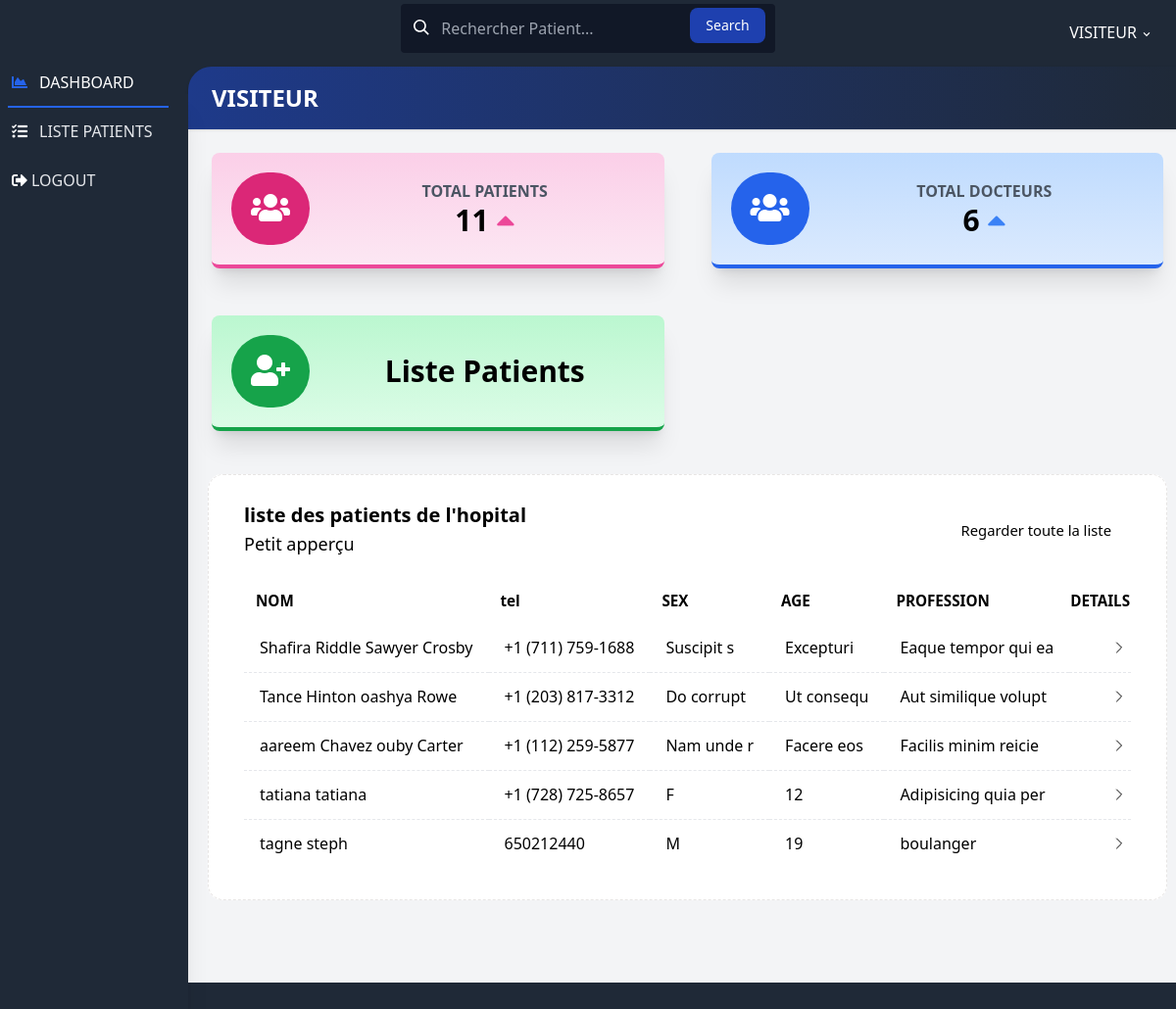
The page /visite/index.php (signed in) on the database its author committed.
### tables this page shows
CREATE TABLE `patient` (
  `p_id` int(11) NOT NULL,
  `nom` varchar(30) NOT NULL,
  `prenom` varchar(30) NOT NULL,
  `sex` varchar(10) NOT NULL,
  `quartier` varchar(30) NOT NULL,
  `profession` varchar(30) NOT NULL,
  `tel` varchar(20) NOT NULL,
  `SM` varchar(30) NOT NULL,
  `religion` varchar(30) NOT NULL,
  `DOB` varchar(20) NOT NULL,
  `POB` varchar(100) NOT NULL,
  `age` varchar(10) NOT NULL,
  `assurance` varchar(100) NOT NULL,
  `code` varchar(8) NOT NULL,
  `date` date NOT NULL DEFAULT current_timestamp(),
  `heure` time NOT NULL DEFAULT current_timestamp()
);

### visite/index.php (the view, shortened to what this page needs)
<?php
include './../conn.php';
$sql = "select * from patient order by p_id desc limit 5";
$sql_total = "select * from patient order by p_id desc";
    $result = mysqli_query($conn, $sql);
    $result_total = mysqli_query($conn, $sql_total);
    $total = mysqli_num_rows($result_total);
$sql_doc = "select * from docteurs";
$result_doc = mysqli_query($conn, $sql_doc);
$total_doc = mysqli_num_rows($result_doc);
?>
<!DOCTYPE html>
<html lang="en">
<head>
    <link rel="stylesheet" href="https://use.fontawesome.com/releases/v5.3.1/css/all.css">
    <link rel="stylesheet" href="https://unpkg.com/tailwindcss@2.2.19/dist/tailwind.min.css"/>
    <script src="https://cdn.tailwindcss.com"></script>
</head>
<body class="bg-gray-800 font-sans leading-normal tracking-normal mt-12">
<header>
    <nav aria-label="menu nav" class="bg-gray-800 pt-2 md:pt-1 pb-1 px-1 mt-0 h-auto fixed w-full z-20 top-0">
        <div class="flex flex-wrap items-center">
            <div class="flex flex-1 md:w-1/3 justify-center md:justify-start text-white px-2">
                <span class="relative w-full">
                    <form action="search.php" method="post">
                        <input aria-label="search" name="word" type="search" id="search" placeholder="Rechercher Patient..." class="w-full bg-gray-900 text-white transition border border-transparent focus:outline-none focus:border-gray-400 rounded py-3 px-2 pl-10 appearance-none leading-normal">
                        <button type="submit" class="text-white absolute end-2.5 bottom-2.5 bg-blue-800 hover:bg-blue-700 focus:ring-4 focus:outline-none focus:ring-blue-300 font-medium rounded-lg text-sm px-4 py-2 dark:bg-blue-600 dark:hover:bg-blue-700 dark:focus:ring-blue-800">Search</button>
                    </form>
                    <div class="absolute search-icon" style="top: 1rem; left: .8rem;">
                        <svg class="fill-current pointer-events-none text-white w-4 h-4" xmlns="http://www.w3.org/2000/svg" viewBox="0 0 20 20">
                            <path d="M12.9 14.32a8 8 0 1 1 1.41-1.41l5.35 5.33-1.42 1.42-5.33-5.34zM8 14A6 6 0 1 0 8 2a6 6 0 0 0 0 12z"></path>
                        </svg>
                    </div>
                </span>
            </div>
            <div class="flex w-full pt-2 content-center justify-between md:w-1/3 md:justify-end">
                <ul class="list-reset flex justify-between flex-1 md:flex-none items-center">
                    <li class="flex-1 md:flex-none md:mr-3">
                        <div class="relative inline-block">
                            <button onclick="toggleDD('myDropdown')" class="drop-button text-white py-2 px-2"> <span class="pr-2"><i class="em em-robot_face"></i></span> VISITEUR <svg class="h-3 fill-current inline" xmlns="http://www.w3.org/2000/svg" viewBox="0 0 20 20">
                                <path d="M9.293 12.95l.707.707L15.657 8l-1.414-1.414L10 10.828 5.757 6.586 4.343 8z" /></svg></button>
                        </div>
                    </li>
                </ul>
            </div>
        </div>
    </nav>
</header>
<main>
    <div class="flex flex-col md:flex-row">
        <nav aria-label="alternative nav">
            <div class="bg-gray-800 shadow-xl h-20 fixed bottom-0 mt-12 md:relative md:h-screen z-10 w-full md:w-48 content-center">
                <div class="md:mt-12 md:w-48 md:fixed md:left-0 md:top-0 content-center md:content-start text-left justify-between">
                    <ul class="list-reset flex flex-row md:flex-col pt-3 md:py-3 px-1 md:px-2 text-center md:text-left">
                        <li class="mr-3 flex-1">
                            <a href="./" class="block py-1 md:py-3 pl-1 align-middle text-white no-underline hover:text-white border-b-2 border-blue-600">
                                <i class="fas fa-chart-area pr-0 md:pr-3 text-blue-600"></i><span class="pb-1 md:pb-0 text-xs md:text-base text-white md:text-white block md:inline-block">DASHBOARD</span>
                            </a>
                        </li>
                        <li class="mr-3 flex-1">
                            <a href="./liste.php" class="block py-1 md:py-3 pl-1 align-middle text-white no-underline hover:text-white border-b-2 border-gray-800 hover:border-pink-500">
                                <i class="fas fa-tasks pr-0 md:pr-3"></i><span class="pb-1 md:pb-0 text-xs md:text-base text-gray-400 md:text-gray-200 block md:inline-block">LISTE PATIENTS</span>
                            </a>
                        </li>
                        <li class="mr-3 flex-1">
                            <a onclick="return logout()" href="./../logout.php" class="block py-1 md:py-3 pl-0 md:pl-1 align-middle text-white no-underline hover:text-white border-b-2 border-gray-800 hover:border-red-500">
                                <i class="fas fa-sign-out-alt fa-fw pr-0 md:pr-3"></i><span class="pb-1 md:pb-0 text-xs md:text-base text-gray-400 md:text-gray-200 block md:inline-block">LOGOUT</span>
                            </a>
                        </li>
                    </ul>
                </div>
            </div>
        </nav>
        <section class="w-full">
            <div id="main" class="main-content w-full flex-1 bg-gray-100 mt-12 md:mt-2 pb-24 md:pb-5">
                <div class="bg-gray-800 pt-3">
                    <div class="rounded-tl-3xl bg-gradient-to-r from-blue-900 to-gray-800 p-4 shadow text-2xl text-white">
                        <h1 class="font-bold pl-2">VISITEUR</h1>
                    </div>
                </div>
                <div class="flex flex-wrap">
                <div class="w-full md:w-1/2 xl:w-1/3 p-6">
                        <div class="bg-gradient-to-b from-pink-200 to-pink-100 border-b-4 border-pink-500 rounded-lg shadow-xl p-5">
                            <div class="flex flex-row items-center">
                                <div class="flex-shrink pr-4">
                                    <div class="rounded-full p-5 bg-pink-600"><i class="fas fa-users fa-2x fa-inverse"></i></div>
                                </div>
                                <div class="flex-1 text-right md:text-center">
                                    <h2 class="font-bold uppercase text-gray-600">Total Patients</h2>
                                    <p class="font-bold text-3xl"><?=$total?> <span class="text-pink-500"><i class="fas fa-caret-up"></i></span></p>
                                </div>
                            </div>
                        </div>
                    </div>
                    <div class="w-full md:w-1/2 xl:w-1/3 p-6">
                        <div class="bg-gradient-to-b from-blue-200 to-blue-100 border-b-4 border-blue-600 rounded-lg shadow-xl p-5">
                            <div class="flex flex-row items-center">
                                <div class="flex-shrink pr-4">
                                    <div class="rounded-full p-5 bg-blue-600"><i class="fas fa-users fa-2x fa-inverse"></i></div>
                                </div>
                                <div class="flex-1 text-right md:text-center">
                                    <h2 class="font-bold uppercase text-gray-600">Total Docteurs</h2>
                                   <p class="font-bold text-3xl"><?=$total_doc?> <span class="text-blue-500"><i class="fas fa-caret-up"></i></span></p>
                                </div>
                            </div>
                        </div>
                    </div>
                    <a href="./liste.php" class="w-full md:w-1/2 xl:w-1/3 p-6">
                        <div class="bg-gradient-to-b from-green-200 to-green-100 border-b-4 border-green-600 rounded-lg shadow-xl p-5">
                            <div class="flex flex-row items-center">
                                <div class="flex-shrink pr-4">
                                    <div class="rounded-full p-5 bg-green-600"><i class="fas fa-user-plus fa-2x fa-inverse"></i></div>
                                </div>
                                <div class="flex-1 text-right md:text-center">
                                   <p class="font-bold text-3xl">Liste Patients <span class="text-green-500"></span></p>
                                </div>
                            </div>
                        </div>
                    </a>
                    <div class="w-full md:w-1/2 xl:w-1/3 p-6">
                    </div>
                </div>
                <div class="flex flex-wrap -mx-3 mb-5">
                    <div class="w-full max-w-full px-3 mb-6  mx-auto">
                        <div class="relative flex-[1_auto] flex flex-col break-words min-w-0 bg-clip-border rounded-[.95rem] bg-white m-5">
                        <div class="relative flex flex-col min-w-0 break-words border border-dashed bg-clip-border rounded-2xl border-stone-200 bg-light/30">
                            <div class="px-9 pt-5 flex justify-between items-stretch flex-wrap min-h-[70px] pb-0 bg-transparent">
                            <h3 class="flex flex-col items-start justify-center m-2 ml-0 font-medium text-xl/tight text-dark">
                                <span class="mr-3 font-semibold text-dark">liste des patients de l'hopital</span>
                                <span class="mt-1 font-medium text-secondary-dark text-lg/normal">Petit apperçu</span>
                            </h3>
                            <div class="relative flex flex-wrap items-center my-2">
                                <a href="liste.php" class="inline-block text-[.925rem] font-medium leading-normal text-center align-middle cursor-pointer rounded-2xl transition-colors duration-150 ease-in-out text-light-inverse bg-light-dark border-light shadow-none border-0 py-2 px-5 hover:bg-secondary active:bg-light focus:bg-light"> Regarder toute la liste </a>
                            </div>
                            </div>
                            <div class="flex-auto block py-8 pt-6 px-9">
                            <div class="overflow-x-auto">
                                <table class="w-full my-0 align-middle text-dark border-neutral-200">
                                <thead class="align-bottom">
                                    <tr class="font-semibold text-[0.95rem] text-secondary-dark">
                                    <th class="text-left pl-3 pb-3 min-w-[170px]">NOM</th>
                                    <th class="text-left pl-3 pb-3 min-w-[100px]">tel</th>
                                    <th class="text-left pl-3 pb-3 min-w-[100px]">SEX</th>
                                    <th class="text-left pl-3 pb-3 min-w-[100px]">AGE</th>
                                    <th class="text-left pl-3 pb-3 pr-12 min-w-[100px]">PROFESSION</th>
                                    <th class="pb-3 min-w-[50px]">DETAILS</th>
                                    </tr>
                                </thead>
                                <tbody>
                                    <?php while($p = mysqli_fetch_assoc($result)){
                                    echo '<tr class="border-b border-dashed last:border-b-0">';
                                    echo '<td class="px-4 py-3 whitespace-nowrap"><a href="patient.php?id='.$p['p_id'].'">'.$p['nom'].' '.$p['prenom'].'</a></td>';
                                    echo '<td class="px-4 py-3 whitespace-nowrap"><a href="patient.php?id='.$p['p_id'].'">'.$p['tel'].'</a></td>';
                                    echo '<td class="px-4 py-3 whitespace-nowrap"><a href="patient.php?id='.$p['p_id'].'">'.$p['sex'] .'</a></td>';
                                    echo '<td class="px-4 py-3 whitespace-nowrap"><a href="patient.php?id='.$p['p_id'].'">'.$p['age'] .'</a></td>';
                                    echo '<td class="px-4 py-3 whitespace-nowrap"><a href="patient.php?id='.$p['p_id'].'">'.$p['profession'] .'</a></td>';
                                    echo '<td class="p-3 pr-0 text-end">
                                            <a href="patient.php?id='.$p['p_id'].'" class="ml-auto relative text-secondary-dark bg-light-dark hover:text-primary flex items-center h-[25px] w-[25px] text-base font-medium leading-normal text-center align-middle cursor-pointer rounded-2xl transition-colors duration-200 ease-in-out shadow-none border-0 justify-center">
                                            <span class="flex items-center justify-center p-0 m-0 leading-none shrink-0 ">
                                                <svg xmlns="http://www.w3.org/2000/svg" fill="none" viewBox="0 0 24 24" stroke-width="1.5" stroke="currentColor" class="w-4 h-4">
                                                <path stroke-linecap="round" stroke-linejoin="round" d="M8.25 4.5l7.5 7.5-7.5 7.5" />
                                                </svg>
                                            </span>
                                            </a>
                                        </td></tr>';
                                    }
                                    ?>
                                </tbody>
                                </table>
                            </div>
                            </div>
                        </div>
                        </div>
                    </div>
                </div>
            </div>
        </section>
    </div>
</main>
</body>
</html>

### rows shown on the page
patient: nom "Shafira Riddle", prenom "Sawyer Crosby", tel "+1 (711) 759-1688", sex "Suscipit s", age "Excepturi", profession "Eaque tempor qui ea"
patient: nom "Tance Hinton", prenom "oashya Rowe", tel "+1 (203) 817-3312", sex "Do corrupt", age "Ut consequ", profession "Aut similique volupt"
patient: nom "aareem Chavez", prenom "ouby Carter", tel "+1 (112) 259-5877", sex "Nam unde r", age "Facere eos", profession "Facilis minim reicie"
patient: nom "tatiana", prenom "tatiana", tel "+1 (728) 725-8657", sex "F", age "12", profession "Adipisicing quia per"
patient: nom "tagne", prenom "steph", tel "650212440", sex "M", age "19", profession "boulanger"

### other values the page prints
$total "11"
$total_doc "6"
